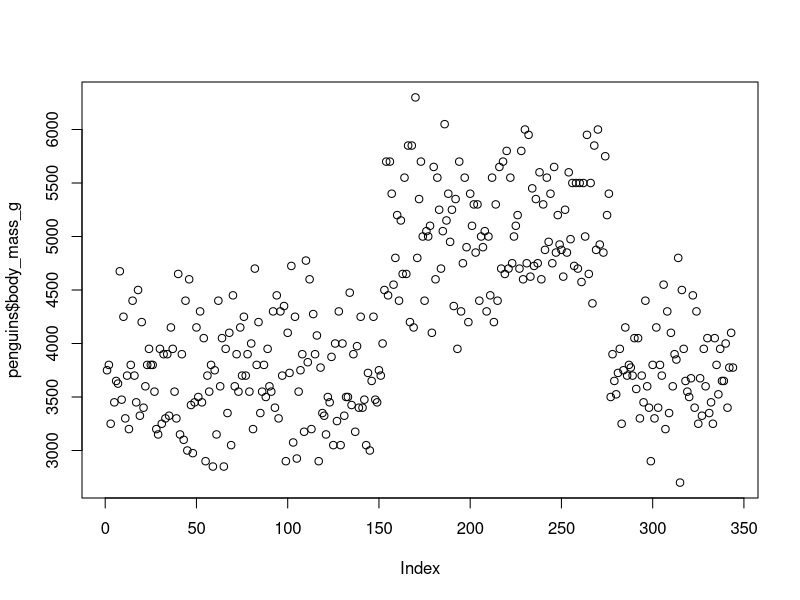
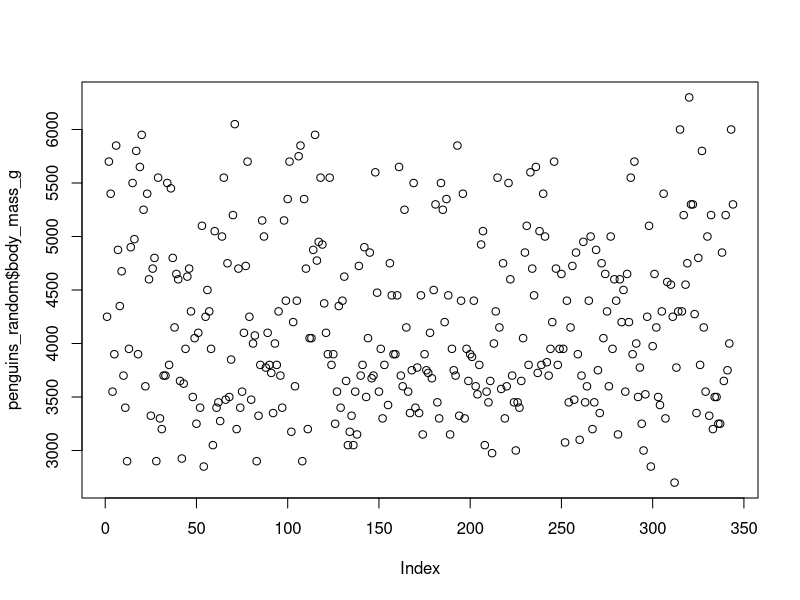
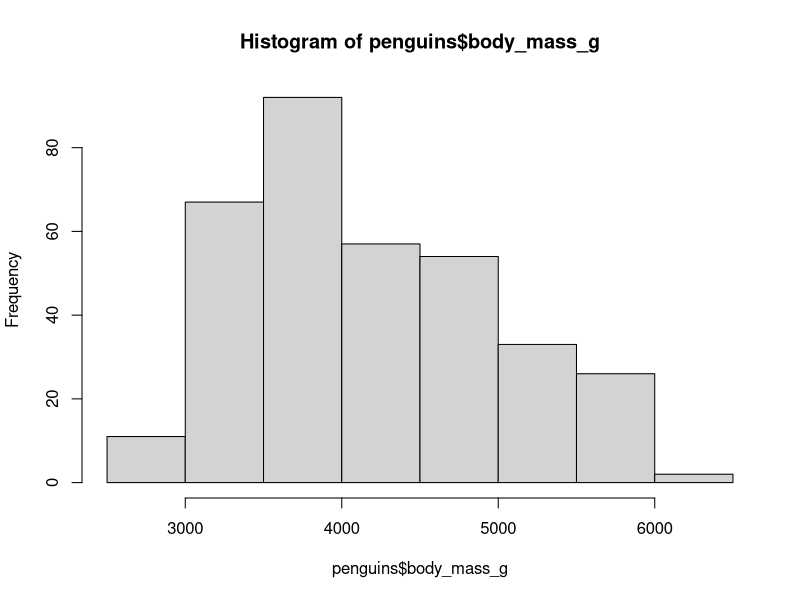
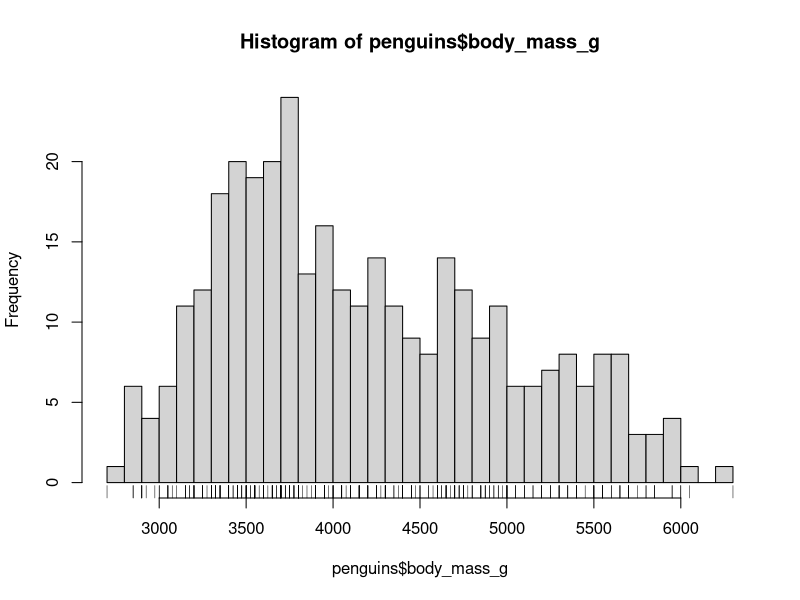
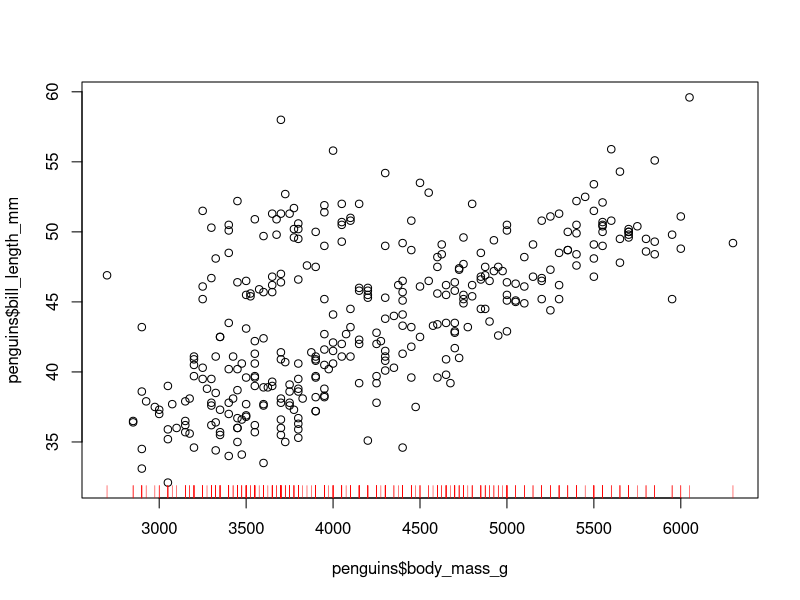
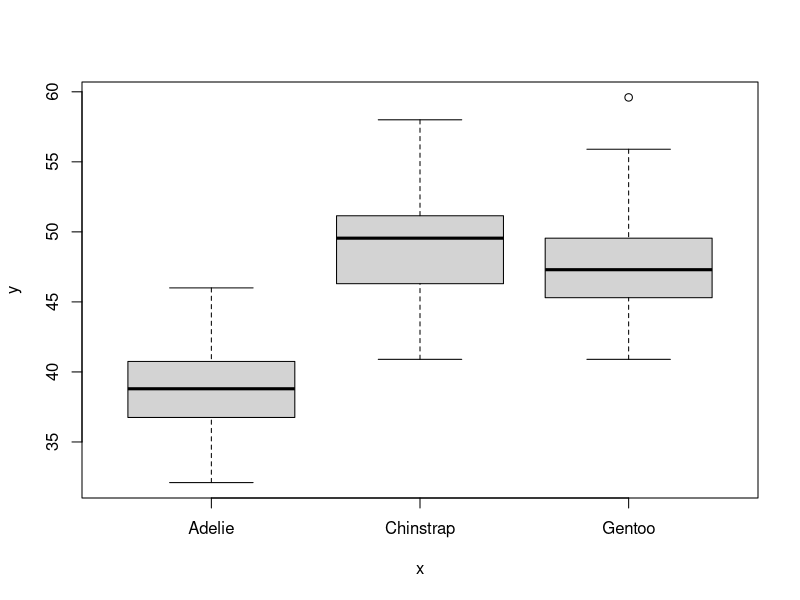
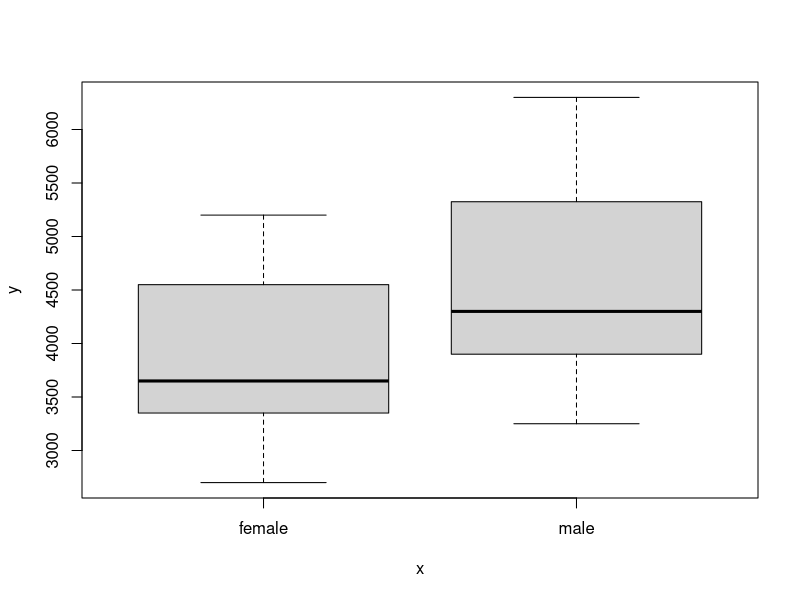
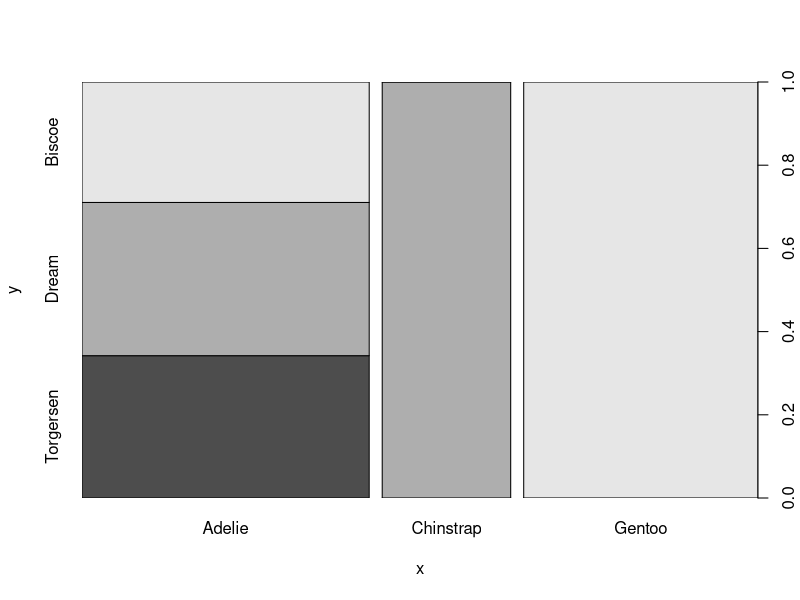

The R script that drew these images, in order:
## 5. Data udforskning og visualisering 

# Gennemgang af lektion 4 øvelser

# Deskriptiv statistik

penguins <- palmerpenguins::penguins

summary(penguins$bill_length_mm)

mean(penguins$bill_length_mm, na.rm = TRUE)

median(penguins$bill_length_mm, na.rm = TRUE)

max(penguins$bill_length_mm, na.rm = TRUE)

min(penguins$bill_length_mm, na.rm = TRUE)

unique(penguins$species)

class(penguins$bill_length_mm)

str(penguins$bill_length_mm)

str(penguins)




### Visualisering i R basic
plot(penguins$body_mass_g) # x axis baseres på rækkefølgen (index)
View(penguins)


# randomisering
runif(20, 0, 20) # random uniform

sample(x = c(1:20), size = 10)
sample(x = c(1:20), size = 25, replace = TRUE)

# for at randomisere index
sample(length(penguins$species)) 
penguins_random <- penguins[sample(length(penguins$species)),]

plot(penguins_random$body_mass_g)

### histogram
hist(penguins$body_mass_g)

hist(penguins$body_mass_g, breaks = 40)
rug(penguins$body_mass_g, lwd = 0.50)

### scatterplot
plot(penguins$body_mass_g, penguins$bill_length_mm)
rug(penguins$body_mass_g, col = "red")

### Boxplot
plot(penguins$species, penguins$bill_length_mm)

plot(penguins$sex, penguins$body_mass_g)

### barplot
plot(penguins$species, penguins$island)


### scatterplot 
datasets::women

plot(datasets::women)

plot(datasets::women$height, 
     datasets::women$weight, 
     type = "b", 
     main = "Kvinders højde vs vægt", 
     xlab = "Vægt", 
     ylab = "Højde", 
     xlim = c(50,75))



# Install package ggplot2
install.packages("ggplot2")
library(ggplot2)

# clean dataset
penguins_clean <- na.omit(penguins)

# Histogram
ggplot(data = penguins_clean, 
       mapping = aes(body_mass_g)) +
  geom_histogram(bins = 50)

# boxplot
ggplot(data = penguins_clean, 
       mapping = aes(sex, body_mass_g)) +
  geom_boxplot()

# scatter of sex vs mass + jitter
ggplot(data = penguins_clean, 
       mapping = aes(sex, body_mass_g)) +
  geom_point() + 
  geom_jitter()

# simple scatterplot
ggplot(penguins_clean, 
       aes(body_mass_g, 
           bill_length_mm)) +
  geom_point()

# scatterplot with title and rug
ggplot(penguins_clean, 
       aes(body_mass_g, bill_length_mm)) +
  geom_point() +
  labs(title = "Penguin Mass vs Bill Length - grouped in species",
       x = "Mass", y = "Bill Length") +
  geom_rug()

# scatterplot with species as color
ggplot(penguins_clean, 
       aes(body_mass_g, bill_length_mm)) +
  geom_point(aes(color=species))

ggplot(penguins_clean, 
       aes(body_mass_g, bill_length_mm)) +
  geom_point(aes(color=species)) +
  geom_hline(yintercept = mean(penguins_clean$bill_length_mm), col="blue") +
  geom_vline(xintercept = mean(penguins_clean$body_mass_g), col="red") 

# med køn som punkter
ggplot(penguins_clean,
       aes(body_mass_g, bill_length_mm)) +
  geom_point(aes(shape=species, color=sex))


# med filtrering
ggplot(penguins_clean[penguins_clean$body_mass_g > 3500 & penguins_clean$species != "Chinstrap",],
       aes(body_mass_g, bill_length_mm)) +
  geom_point(aes(color=species)) +
  theme_bw()


# med regression og konfidenstinterval
test <- lm(formula = bill_length_mm ~ body_mass_g, 
           data = penguins_clean)
ggplot(penguins_clean, 
       aes(body_mass_g, bill_length_mm)) +
  geom_point(aes(color=species)) +
  geom_abline(slope = test$coefficients[[2]], intercept = test$coefficients[[1]])

ggplot(penguins_clean, 
       aes(body_mass_g, bill_length_mm)) +
  geom_point(aes(color=species)) +
  geom_smooth(method = "loess")

ggplot(penguins_clean, 
       aes(body_mass_g, bill_length_mm)) +
  geom_point(aes(color=species)) +
  geom_smooth(method = "lm")


# Øvelser
# Plotting med base R
mtcars <- mtcars
# Lav et Histogram med disp kolonnen i mtcars datasættet 

# Lav et scatterplot med mtcars kolonnerne hp og disp

# Lav et scatterplot hvor du selv vælger 2 kolonner fra mtcars datasættet 
# eller penguins datasættet. Giv det en titel og giv akserne navne


# GGplot2
# Lav et histogram i ggplot2 - vælg selv dit datasæt eller brug mtcars

# lav et boxplot i ggplot2

# Lav et scatterplot med brug af 2 kolonner i ggplot2

# Lav et scatterplot der bruger 2 kolonner og laver farver med en 3. kolonne
